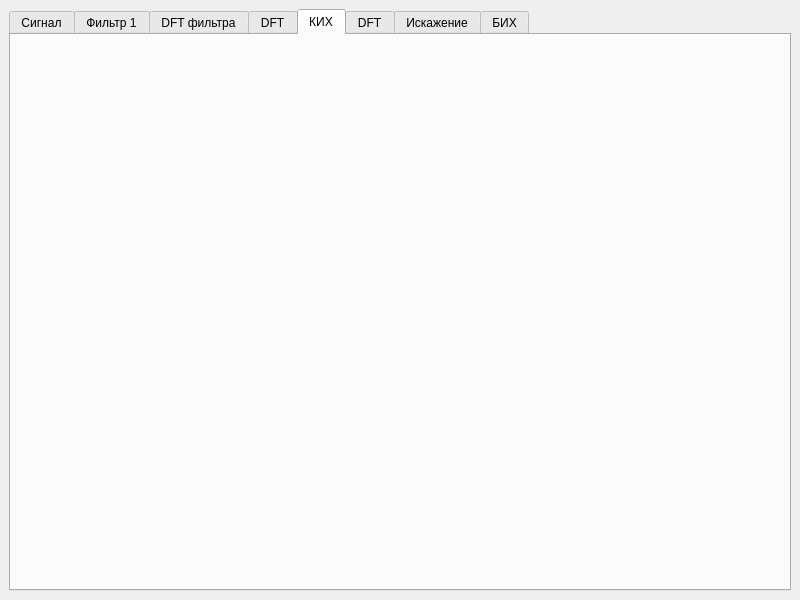
<?xml version="1.0" encoding="UTF-8"?>
<ui version="4.0">
 <class>MainWindow</class>
 <widget class="QMainWindow" name="MainWindow">
  <property name="geometry">
   <rect>
    <x>0</x>
    <y>0</y>
    <width>800</width>
    <height>600</height>
   </rect>
  </property>
  <property name="windowTitle">
   <string>MainWindow</string>
  </property>
  <widget class="QWidget" name="centralwidget">
   <layout class="QVBoxLayout" name="verticalLayout">
    <item>
     <widget class="QTabWidget" name="tabWidget">
      <property name="currentIndex">
       <number>4</number>
      </property>
      <widget class="QWidget" name="funTab">
       <attribute name="title">
        <string>Сигнал</string>
       </attribute>
      </widget>
      <widget class="QWidget" name="filter1Tab">
       <attribute name="title">
        <string>Фильтр 1</string>
       </attribute>
      </widget>
      <widget class="QWidget" name="dftFilter1Tab">
       <attribute name="title">
        <string>DFT фильтра</string>
       </attribute>
      </widget>
      <widget class="QWidget" name="dftTab">
       <attribute name="title">
        <string>DFT</string>
       </attribute>
      </widget>
      <widget class="QWidget" name="filtered1Tab">
       <attribute name="title">
        <string>КИХ</string>
       </attribute>
      </widget>
      <widget class="QWidget" name="dftFTab">
       <attribute name="title">
        <string>DFT</string>
       </attribute>
      </widget>
      <widget class="QWidget" name="noiseTab">
       <attribute name="title">
        <string>Искажение</string>
       </attribute>
      </widget>
      <widget class="QWidget" name="filtered2Tab">
       <attribute name="title">
        <string>БИХ</string>
       </attribute>
      </widget>
     </widget>
    </item>
   </layout>
  </widget>
 </widget>
 <resources/>
 <connections/>
</ui>
